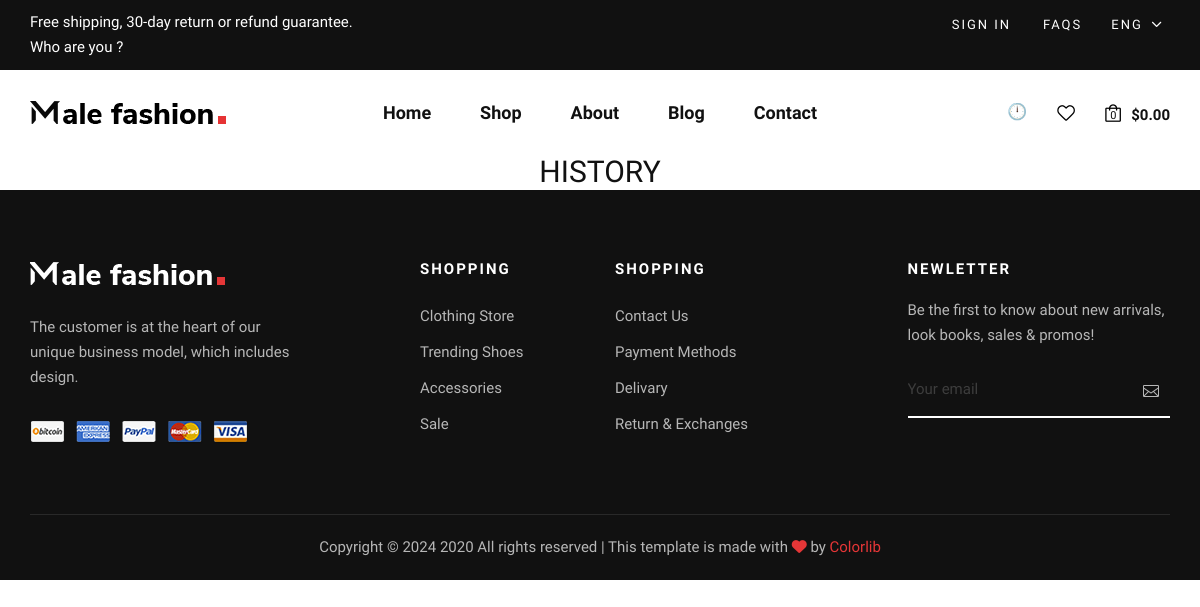
Before: /orders/history/ with the older database file.
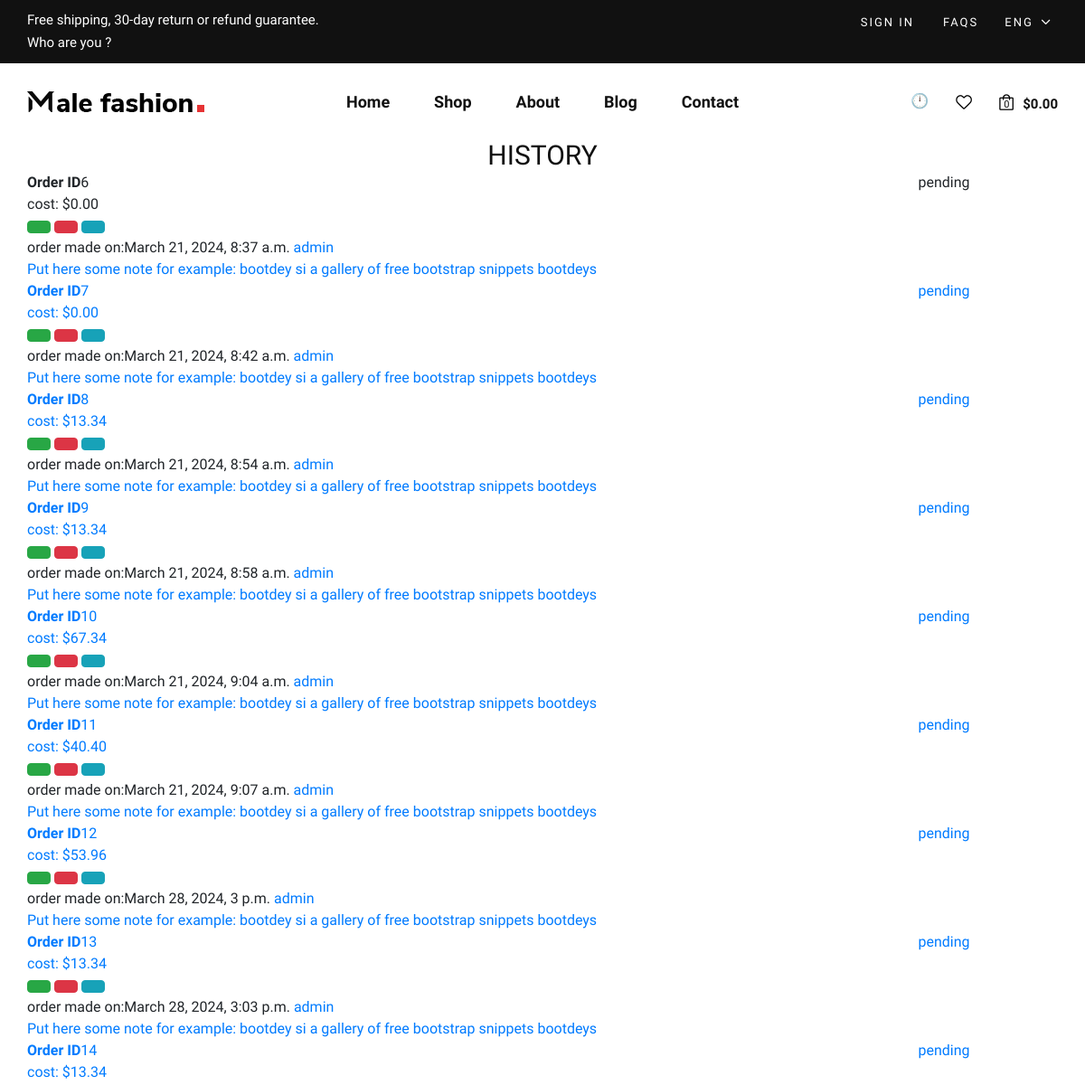
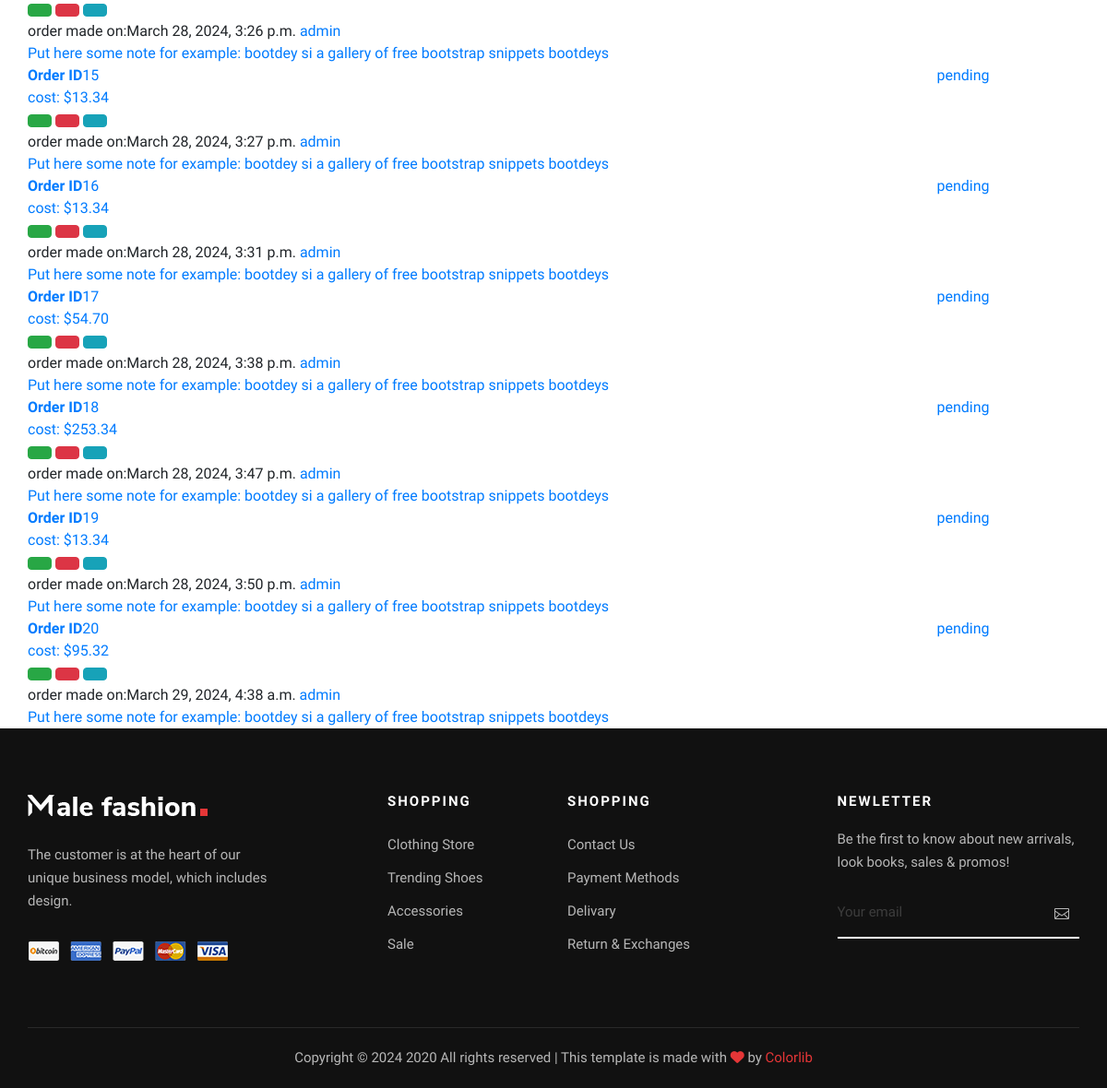
After: the same page with the newer database file (2 pictures, top to bottom).
### orders/models.py (models this page shows, shortened)
class OrderModel(models.Model):
    user = models.ForeignKey(User, on_delete=models.CASCADE)
    created_at = models.DateTimeField(auto_now_add=True)
    updated_at = models.DateTimeField(auto_now=True)
    total_amount = models.DecimalField(_('total amount'), max_digits=10, decimal_places=2)
    status_choices = models.CharField(max_length=50, choices=Status_Choices.choices, default=Status_Choices.pending.value)
    class Meta:
        verbose_name = _('Order')
        verbose_name_plural = _('Orders')

### orders/views.py (the view)
# urls.py: path('history/', OrderHistoryView.as_view(), name='history'),
class OrderHistoryView(ListView):
    template_name =  'history.html'
    model = OrderModel
    context_object_name = 'orders'

### products/models.py (called while the page is built)
    @staticmethod
    def get_from_cart(cart):
        return ProductModel.objects.filter(id__in=cart)

### products/templatetags/my_tags.py (called while the page is built)
@register.simple_tag(name='cart_info')
def get_cart_info(request, coupon=None):
    cart = request.session.get('cart', [])
    products = ProductModel.get_from_cart(cart)
    total_price = 0
    for product in products:
        total_price += product.real_price()
    quantity = len(cart)
    if coupon:
        total_price = total_price - (total_price * (coupon.discount_amount / 100))
    return quantity, "{:.2f}".format(total_price)

### templates/history.html (shortened to what this page needs)
{% extends 'layouts/base.html' %}
{% block content %}
<div class="bradcam_area breadcam_bg overlay">
    <div class="container" style="display: flex; justify-content: center;" ><h3>HISTORY</h3></div>
</div>
    <div class="best_burgers_area">
        <div class="container">
            <div class="row">
                {% for order in orders %}
                <div class="container bootdey">
                    <div class="panel panel-default panel-order">
                        <div class="panel-body">
                            <div class="row">
                                <div class="col-md-11">
                                    <div class="row">
                                        <div class="col-md-12">
                                            <div class="pull-right"><label class="label label-danger">{{order.status_choices}}</label></div>
                                            <span><strong>Order ID</strong></span>{{order.pk}}<br />
                                            cost: ${{order.total_amount}} <br />
                                            <a data-placement="top" class="btn btn-success btn-xs glyphicon glyphicon-ok" href="#" title="View"></a>
                                            <a data-placement="top" class="btn btn-danger btn-xs glyphicon glyphicon-trash" href="#" title="Danger"></a>
                                            <a data-placement="top" class="btn btn-info btn-xs glyphicon glyphicon-usd" href="#" title="Danger"></a>
                                        </div>
                                        <div class="col-md-12">order made on:{{order.created_at}} <a href="#">{{order.user.username}}</div>
                                    </div>
                                </div>
                            </div>
                        </div>
                        <div class="panel-footer">Put here some note for example: bootdey si a gallery of free bootstrap snippets bootdeys</div>
                    </div>
                </div>
            {% endfor %}
            </div>
        </div>
    </div>
{% endblock %}

### templates/layouts/base.html (shortened to what this page needs)
{% load static %}
<!DOCTYPE html>
<html lang="zxx">
  <head>
    <link
      rel="stylesheet"
      href="{%static 'css/bootstrap.min.css'%}"
      type="text/css"
    />
    <link
      rel="stylesheet"
      href="{%static 'css/font-awesome.min.css'%}"
      type="text/css"
    />
    <link
      rel="stylesheet"
      href="{%static 'css/elegant-icons.css'%}"
      type="text/css"
    />
    <link
      rel="stylesheet"
      href="{%static 'css/magnific-popup.css'%}"
      type="text/css"
    />
    <link
      rel="stylesheet"
      href="{%static 'css/nice-select.css'%}"
      type="text/css"
    />
    <link
      rel="stylesheet"
      href="{%static 'css/owl.carousel.min.css'%}"
      type="text/css"
    />
    <link
      rel="stylesheet"
      href="{%static 'css/slicknav.min.css'%}"
      type="text/css"
    />
    <link rel="stylesheet" href="{%static 'css/style.css'%}" type="text/css" />
    <link rel="stylesheet" href="https://cdnjs.cloudflare.com/ajax/libs/font-awesome/6.4.2/css/all.min.css" />
  </head>
  <body>
    {% include 'layouts/header.html'%}
    {%block content %}
    {% endblock %}
    {% include 'layouts/footer.html'%}
  </body>
</html>

### templates/layouts/navbar.html (shortened to what this page needs)
{% load static %}
{% load my_tags %}

### templates/layouts/header.html (shortened to what this page needs)
{% load static %}
{% load my_tags %}
<header class="header">
  <div class="header__top">
    <div class="container">
      <div class="row">
        <div class="col-lg-6 col-md-7">
          <div class="header__top__left">
            <p>Free shipping, 30-day return or refund guarantee.</p>
            {% if request.user.is_authenticated %}
            <p>{{request.user.username}}</p>
            {% else %}
            <p>Who are you ?</p>
            {% endif %}
          </div>
        </div>
        <div class="col-lg-6 col-md-5">
          <div class="header__top__right">
            <div class="header__top__links">
              {% if request.user.is_authenticated %}
              <a href="{% url 'authentification:signout' %}">Sign Out</a>
              {% else %}
              <a href="{% url 'authentification:signin' %}">Sign in</a>
              {% endif %}
              <a href="#">FAQs</a>
            </div>
            <div class="header__top__hover">
              <span>ENG <i class="arrow_carrot-down"></i></span>
            </div>
          </div>
        </div>
      </div>
    </div>
  </div>
  <div class="container">
    <div class="row">
      <div class="col-lg-3 col-md-3">
        <div class="header__logo">
          <a href="{% url 'pages:home' %}"
            ><img src="{%static 'img/logo.png'%}" alt=""
          /></a>
        </div>
      </div>
      <div class="col-lg-6 col-md-6">
        <nav class="header__menu mobile-menu">
          <ul>
            <li class="{% if request.path == '/' %} active {% endif %}">
              <a href="{% url 'pages:home' %}">Home</a>
            </li>
            <li class="{% if request.path == '/shop/' %} active {% endif %}">
              <a href="{% url 'pages:shop' %}">Shop</a>
            </li>
            <li class="{% if request.path == '/about/' %} active {% endif %}">
              <a href="{% url 'pages:about' %}">About</a>
            </li>
            <li class="{% if request.path == '/blog/' %} active {% endif %}">
              <a href="{% url 'pages:blog' %}">Blog</a>
            </li>
            <li class="{% if request.path == '/contact/' %} active {% endif %}">
              <a href="{% url 'pages:contact' %}">Contact</a>
            </li>
          </ul>
        </nav>
      </div>
      <div class="col-lg-3 col-md-3">
        <div class="header__nav__option">
          <a href="{% url 'orders:history' %}" class="o'clock"> 🕛 </a>
          <a href="{% url 'products:wishlist' %}"
            ><img src="{%static 'img/icon/heart.png'%}" alt=""
          /></a>
          {% cart_info request coupon as cart %}
          <a href="{% url 'products:shop_cart' %}"
            ><img src="{%static 'img/icon/cart.png'%}" alt="" />
            <span>{{ cart.0 }}</span></a
          >
          <div class="price">${{cart.1}}</div>
        </div>
      </div>
    </div>
  </div>
</header>

### templates/layouts/footer.html (shortened to what this page needs)
{% load static %}
<footer class="footer">
  <div class="container">
    <div class="row">
      <div class="col-lg-3 col-md-6 col-sm-6">
        <div class="footer__about">
          <div class="footer__logo">
            <a href="#"
              ><img src="{%static 'img/footer-logo.png'%}" alt=""
            /></a>
          </div>
          <p>
            The customer is at the heart of our unique business model, which
            includes design.
          </p>
          <a href="#"><img src="{%static 'img/payment.png'%}" alt="" /></a>
        </div>
      </div>
      <div class="col-lg-2 offset-lg-1 col-md-3 col-sm-6">
        <div class="footer__widget">
          <h6>Shopping</h6>
          <ul>
            <li><a href="#">Clothing Store</a></li>
            <li><a href="#">Trending Shoes</a></li>
            <li><a href="#">Accessories</a></li>
            <li><a href="#">Sale</a></li>
          </ul>
        </div>
      </div>
      <div class="col-lg-2 col-md-3 col-sm-6">
        <div class="footer__widget">
          <h6>Shopping</h6>
          <ul>
            <li><a href="#">Contact Us</a></li>
            <li><a href="#">Payment Methods</a></li>
            <li><a href="#">Delivary</a></li>
            <li><a href="#">Return & Exchanges</a></li>
          </ul>
        </div>
      </div>
      <div class="col-lg-3 offset-lg-1 col-md-6 col-sm-6">
        <div class="footer__widget">
          <h6>NewLetter</h6>
          <div class="footer__newslatter">
            <p>
              Be the first to know about new arrivals, look books, sales &
              promos!
            </p>
            <form action="#">
              <input type="text" placeholder="Your email" />
              <button type="submit">
                <span class="icon_mail_alt"></span>
              </button>
            </form>
          </div>
        </div>
      </div>
    </div>
    <div class="row">
      <div class="col-lg-12 text-center">
        <div class="footer__copyright__text">
          <p>
            Copyright ©
            2020 All rights reserved | This template is made with
            <i class="fa fa-heart-o" aria-hidden="true"></i> by
            <a href="https://colorlib.com" target="_blank">Colorlib</a>
          </p>
        </div>
      </div>
    </div>
  </div>
</footer>

### products/static/css/style.css (style rules this page uses)
html, body { height: 100%; font-family: "Nunito Sans", sans-serif; -webkit-font-smoothing: antialiased; }
h1, h2, h3, h4, h5, h6 { margin: 0; color: #111111; font-weight: 400; font-family: "Nunito Sans", sans-serif; }
h3 { font-size: 30px; }
h6 { font-size: 16px; }
p { font-size: 15px; font-family: "Nunito Sans", sans-serif; color: #3d3d3d; font-weight: 400; line-height: 25px; margin: 0 0 15px 0; }
img { max-width: 100%; }
ul, ol { padding: 0; margin: 0; }
.header { background: #ffffff; }
.header__top { background: #111111; padding: 10px 0; }
.header__top__left p { color: #ffffff; margin-bottom: 0; }
.header__top__right { text-align: right; }
.header__top__links { display: inline-block; margin-right: 25px; }
.header__top__links a { color: #ffffff; font-size: 13px; text-transform: uppercase; letter-spacing: 2px; margin-right: 28px; display: inline-block; }
.header__top__links a:last-child { margin-right: 0; }
.header__top__hover { display: inline-block; position: relative; }
.header__top__hover span { color: #ffffff; font-size: 13px; text-transform: uppercase; letter-spacing: 2px; display: inline-block; cursor: pointer; }
.header__top__hover span i { font-size: 20px; position: relative; top: 3px; right: 2px; }
.header__logo { padding: 30px 0; }
.header__logo a { display: inline-block; }
.header__menu { text-align: center; padding: 26px 0 25px; }
.header__menu ul li { list-style: none; display: inline-block; margin-right: 45px; position: relative; }
.header__menu ul li:last-child { margin-right: 0; }
.header__menu ul li a { font-size: 18px; color: #111111; display: block; font-weight: 600; position: relative; padding: 3px 0; }
.header__menu ul li a:after { position: absolute; left: 0; bottom: 0; width: 100%; height: 2px; background: #e53637; content: ""; -webkit-transition: all, 0.5s; -o-transition: all, 0.5s; transition: all, 0.5s; -webkit-transform: scale(0); -ms-transform: scale(0); transform: scale(0); }
.header__nav__option { text-align: right; padding: 30px 0; }
.header__nav__option a { display: inline-block; margin-right: 26px; position: relative; }
.header__nav__option a span { color: #0d0d0d; font-size: 11px; position: absolute; left: 5px; top: 8px; }
.header__nav__option .price { font-size: 15px; color: #111111; font-weight: 700; display: inline-block; margin-left: -20px; position: relative; top: 3px; }
.footer { background: #111111; padding-top: 70px; }
.footer__about { margin-bottom: 30px; }
.footer__about .footer__logo { margin-bottom: 30px; }
.footer__about .footer__logo a { display: inline-block; }
.footer__about p { color: #b7b7b7; margin-bottom: 30px; }
.footer__widget { margin-bottom: 30px; }
.footer__widget h6 { color: #ffffff; font-size: 15px; font-weight: 700; text-transform: uppercase; letter-spacing: 2px; margin-bottom: 20px; }
.footer__widget ul li { line-height: 36px; list-style: none; }
.footer__widget ul li a { color: #b7b7b7; font-size: 15px; }
.footer__widget .footer__newslatter p { color: #b7b7b7; }
.footer__widget .footer__newslatter form { position: relative; }
.footer__widget .footer__newslatter form input { width: 100%; font-size: 15px; color: #3d3d3d; background: transparent; border: none; padding: 15px 0; border-bottom: 2px solid #ffffff; }
.footer__widget .footer__newslatter form input::placeholder { color: #3d3d3d; }
.footer__widget .footer__newslatter form button { color: #b7b7b7; font-size: 16px; position: absolute; right: 5px; top: 0; height: 100%; background: transparent; border: none; }
.footer__copyright__text { border-top: 1px solid rgba(255, 255, 255, 0.1); padding: 20px 0; margin-top: 40px; }
.footer__copyright__text p { color: #b7b7b7; margin-bottom: 0; }
.footer__copyright__text p i { color: #e53637; }
.footer__copyright__text p a { color: #e53637; }
@media only screen and (min-width: 1200px) { .container { max-width: 1170px; } }

Changed rows visible on the page:
added OrderModel: status_choices "pending", pk "6", total_amount "0.00", created_at "March 21, 2024, 8:37 a.m.", user.username "admin"
added OrderModel: status_choices "pending", pk "7", total_amount "0.00", created_at "March 21, 2024, 8:42 a.m.", user.username "admin"
added OrderModel: status_choices "pending", pk "8", total_amount "13.34", created_at "March 21, 2024, 8:54 a.m.", user.username "admin"
added OrderModel: status_choices "pending", pk "9", total_amount "13.34", created_at "March 21, 2024, 8:58 a.m.", user.username "admin"
added OrderModel: status_choices "pending", pk "10", total_amount "67.34", created_at "March 21, 2024, 9:04 a.m.", user.username "admin"
added OrderModel: status_choices "pending", pk "11", total_amount "40.40", created_at "March 21, 2024, 9:07 a.m.", user.username "admin"
added OrderModel: status_choices "pending", pk "12", total_amount "53.96", created_at "March 28, 2024, 3 p.m.", user.username "admin"
added OrderModel: status_choices "pending", pk "13", total_amount "13.34", created_at "March 28, 2024, 3:03 p.m.", user.username "admin"
added OrderModel: status_choices "pending", pk "14", total_amount "13.34", created_at "March 28, 2024, 3:26 p.m.", user.username "admin"
added OrderModel: status_choices "pending", pk "15", total_amount "13.34", created_at "March 28, 2024, 3:27 p.m.", user.username "admin"
added OrderModel: status_choices "pending", pk "16", total_amount "13.34", created_at "March 28, 2024, 3:31 p.m.", user.username "admin"
added OrderModel: status_choices "pending", pk "17", total_amount "54.70", created_at "March 28, 2024, 3:38 p.m.", user.username "admin"
added OrderModel: status_choices "pending", pk "18", total_amount "253.34", created_at "March 28, 2024, 3:47 p.m.", user.username "admin"
added OrderModel: status_choices "pending", pk "19", total_amount "13.34", created_at "March 28, 2024, 3:50 p.m.", user.username "admin"
added OrderModel: status_choices "pending", pk "20", total_amount "95.32", created_at "March 29, 2024, 4:38 a.m.", user.username "admin"
